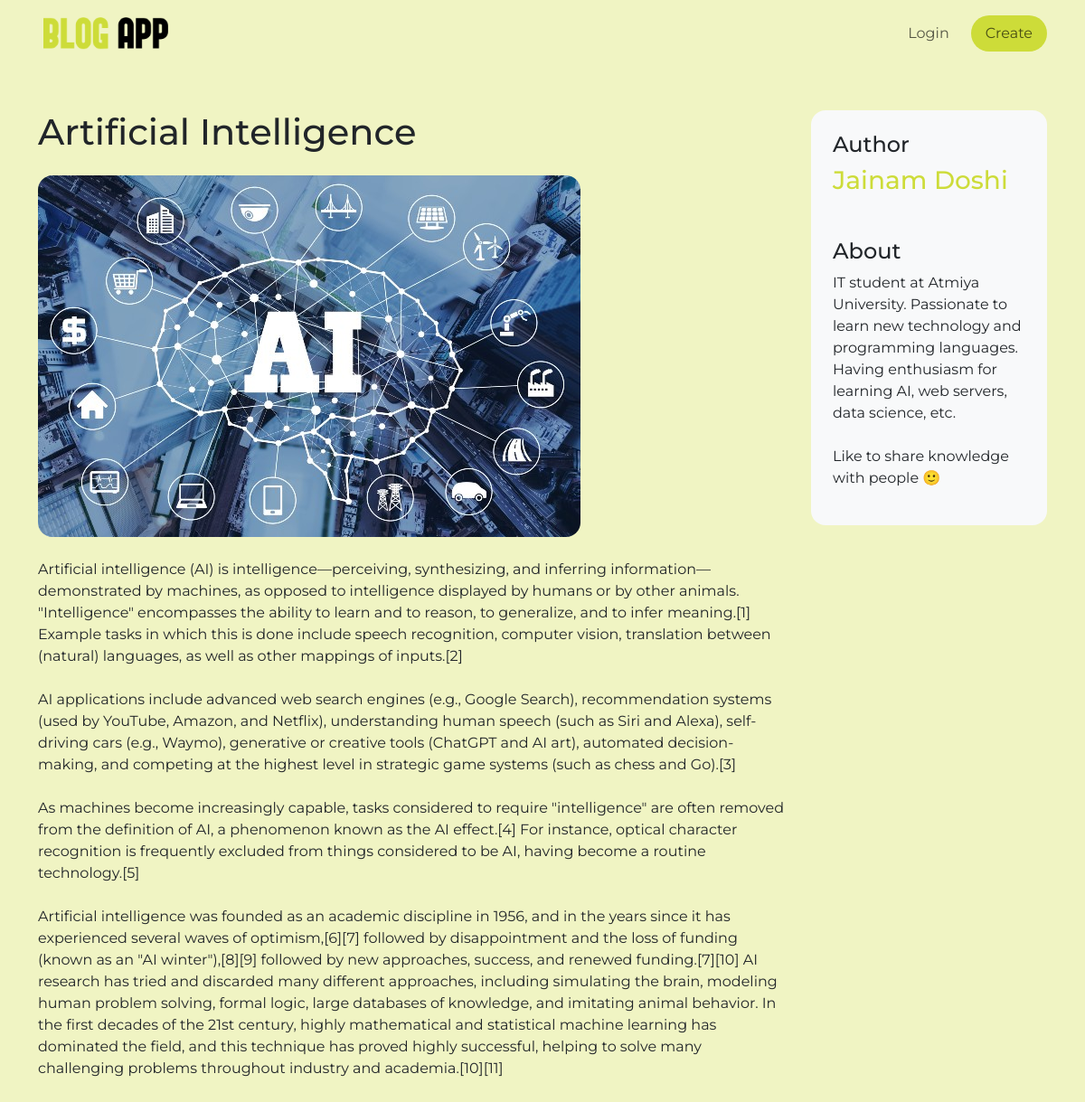
Page /blog/1/ on the committed database.
### blogs/models.py (models this page shows, shortened)
class Blog(models.Model):
	id    = models.AutoField(primary_key=True)
	user  = models.ForeignKey(User, on_delete=models.CASCADE)
	cover = models.ImageField(upload_to="uploads/")
	title = models.CharField(max_length=50)
	pub_date = models.DateField(auto_now=True)
	body  = models.TextField()
	def get_blog_by_id(_id):
		blog = Blog.objects.get(id=_id)
		return blog

class User(models.Model):
	id    = models.AutoField(primary_key=True)
	fname = models.CharField(max_length=20)
	lname = models.CharField(max_length=20)
	email = models.EmailField()
	about = models.TextField()
	password = models.CharField(max_length=16)

### blogs/views.py (the view)
# urls.py: path('blog/<int:id>/', views.blog, name="blog"),
def blog(request, id):
	context = {
		'blog': Blog.get_blog_by_id(id),
	}
	return render(request, "blog.html", context)

### blogs/templates/blog.html
{% extends 'base.html' %}
{% block content %}
<div class="row">
	<div class="col-12 col-lg-9" style="overflow: auto;">
		<h1 class="mb-4">{{ blog.title }}</h1>
		<img class="rounded-4 mb-4" style="max-width: 100%;" src="{{ blog.cover.url }}">
		<p>{{ blog.body|linebreaksbr }}</p>
	</div>
	<div class="col-12 col-lg-3">
		<div class="bg-light p-4 rounded-4">
			<h4 class="mb-2">Author</h4>
			<h3 class="mb-5" style="color: #cddc39;">{{ blog.user.fname }} {{ blog.user.lname }}</h3>
			<h4 class="mb-2">About</h4>
			<p>{{ blog.user.about|linebreaksbr }}</p>
		</div>
	</div>
</div>
{% endblock %}

### rows in the picture
Blog: title "Artificial Intelligence", cover (picture), body "Artificial intelligence (AI) is intelligence—perceiving, synthesizing, and inferring information—demonstrated by machines, as opposed to intelligence displayed by humans or by other animals. \"Intelligence\" encompasses the ability to learn and to reason, to generalize, and to infer meaning.[1] Example tasks in which this is done include speech recognition, computer vision, translation between (natural) languages, as well as other mappings of inputs.[2] AI applications include advanced web search engines (e.g., Google Search), recommendation systems (used by YouTube, Amazon, and Netflix), understanding human speech (such as Siri and Alexa), self-driving cars (e.g., Waymo), generative or…", user.fname "Jainam", user.lname "Doshi", user.about "IT student at Atmiya University. Passionate to learn new technology and programming languages. Having enthusiasm for learning AI, web servers, data science, etc. Like to share knowledge with people 🙂"
